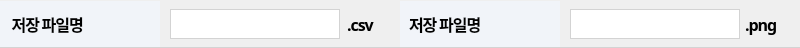
     <widget class="QFrame" name="seventh_frame">
      <property name="geometry">
       <rect>
        <x>0</x>
        <y>335</y>
        <width>800</width>
        <height>48</height>
       </rect>
      </property>
      <property name="styleSheet">
       <string notr="true">QFrame {
    border-top: 0px; /* 연한 회색 위쪽 선 */
    border-bottom: 1px solid #d3d3d3; /* 연한 회색 아래쪽 선 */
    border-left: 0px; /* 왼쪽 선 없음 */
    border-right: 0px; /* 오른쪽 선 없음 */
}
</string>
      </property>
      <property name="frameShape">
       <enum>QFrame::StyledPanel</enum>
      </property>
      <property name="frameShadow">
       <enum>QFrame::Raised</enum>
      </property>
      <widget class="QLabel" name="fn_lbl_cv">
       <property name="geometry">
        <rect>
         <x>0</x>
         <y>1</y>
         <width>160</width>
         <height>46</height>
        </rect>
       </property>
       <property name="font">
        <font>
         <family>Pretendard</family>
         <pointsize>12</pointsize>
         <weight>75</weight>
         <bold>true</bold>
        </font>
       </property>
       <property name="styleSheet">
        <string notr="true">QLabel {
    background-color: rgb(241, 244, 249); /* 배경 색상 */
	padding:5px;
    color: black; /* 텍스트 색상 */
	border-top: 0px; /* 상측 선 없음 */
    border-bottom: 0px; /* 하측 선 없음 */		
	letter-spacing: -1px;	

			}
</string>
       </property>
       <property name="text">
        <string> 저장 파일명</string>
       </property>
       <property name="textFormat">
        <enum>Qt::AutoText</enum>
       </property>
      </widget>
      <widget class="QLineEdit" name="fn_le_cv">
       <property name="geometry">
        <rect>
         <x>170</x>
         <y>9</y>
         <width>170</width>
         <height>30</height>
        </rect>
       </property>
       <property name="font">
        <font>
         <family>Pretendard SemiBold</family>
         <pointsize>12</pointsize>
         <weight>75</weight>
         <bold>true</bold>
        </font>
       </property>
       <property name="styleSheet">
        <string notr="true">QLineEdit {
    border: 1px solid #d3d3d3; /* 테두리 색상 */
    padding: 5px;
    color: black; /* 텍스트 색상 */
	letter-spacing: -1px;	
}</string>
       </property>
       <property name="text">
        <string/>
       </property>
      </widget>
      <widget class="QLabel" name="fn_lbl_pg">
       <property name="geometry">
        <rect>
         <x>400</x>
         <y>1</y>
         <width>160</width>
         <height>46</height>
        </rect>
       </property>
       <property name="font">
        <font>
         <family>Pretendard</family>
         <pointsize>12</pointsize>
         <weight>75</weight>
         <bold>true</bold>
        </font>
       </property>
       <property name="styleSheet">
        <string notr="true">QLabel {
    background-color: rgb(241, 244, 249); /* 배경 색상 */
	padding:5px;
    color: black; /* 텍스트 색상 */
	border-top: 0px; /* 상측 선 없음 */
    border-bottom: 0px; /* 하측 선 없음 */		
	letter-spacing: -1px;	

			}
</string>
       </property>
       <property name="text">
        <string>저장 파일명</string>
       </property>
       <property name="textFormat">
        <enum>Qt::AutoText</enum>
       </property>
      </widget>
      <widget class="QLabel" name="cv_lbl">
       <property name="geometry">
        <rect>
         <x>347</x>
         <y>9</y>
         <width>35</width>
         <height>31</height>
        </rect>
       </property>
       <property name="font">
        <font>
         <family>Pretendard</family>
         <pointsize>12</pointsize>
         <weight>75</weight>
         <bold>true</bold>
        </font>
       </property>
       <property name="styleSheet">
        <string notr="true"> QLabel {
        background-color: transparent;
        border: none;
        padding: 0px;
        margin: 0px;
		letter-spacing: -1px;	
    }</string>
       </property>
       <property name="text">
        <string>.csv</string>
       </property>
      </widget>
      <widget class="QLineEdit" name="fn_le_pg">
       <property name="geometry">
        <rect>
         <x>570</x>
         <y>9</y>
         <width>170</width>
         <height>30</height>
        </rect>
       </property>
       <property name="font">
        <font>
         <family>Pretendard SemiBold</family>
         <pointsize>12</pointsize>
         <weight>75</weight>
         <bold>true</bold>
        </font>
       </property>
       <property name="styleSheet">
        <string notr="true">QLineEdit {
    border: 1px solid #d3d3d3; /* 테두리 색상 */
    padding: 5px;
    color: black; /* 텍스트 색상 */
	letter-spacing: -1px;	
}</string>
       </property>
       <property name="text">
        <string/>
       </property>
      </widget>
      <widget class="QLabel" name="pg_lbl">
       <property name="geometry">
        <rect>
         <x>745</x>
         <y>9</y>
         <width>38</width>
         <height>31</height>
        </rect>
       </property>
       <property name="font">
        <font>
         <family>Pretendard</family>
         <pointsize>12</pointsize>
         <weight>75</weight>
         <bold>true</bold>
        </font>
       </property>
       <property name="styleSheet">
        <string notr="true"> QLabel {
        background-color: transparent;
        border: none;
        padding: 0px;
        margin: 0px;
	letter-spacing: -1px;	
    }</string>
       </property>
       <property name="text">
        <string>.png</string>
       </property>
      </widget>
     </widget>
